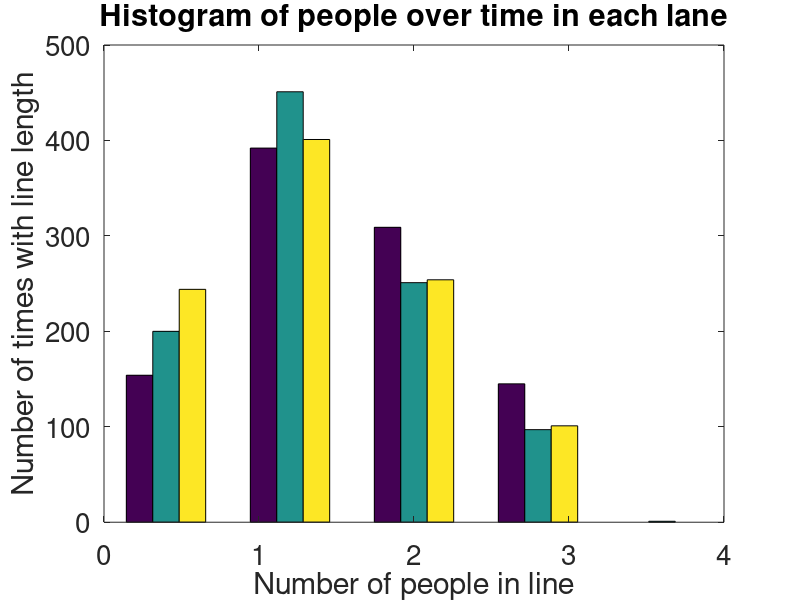

Recreate this plot in MATLAB.
% Example model of cashiers checking people out while they join lines at
% different rates.  Customers show up according to a Poisson distribution
% with lambda = 10, and have a number of items with another Poisson
% distribution, this time lambda = 20.  A cashier takes one time unit for
% each item a customer has.

maxTime = 1000;
numCashiers = 3;
lanes = zeros(maxTime,numCashiers); %This size was chosen so that no overflow is possible
lanePos = ones(1,numCashiers); % Which position in the lane is next
customerLambda = 10; %
itemLambda = 30;
rates = [10,10,10];
timeToNext = ceil(exprnd(customerLambda)); % See when the next customer arrives
peopleOverTime = zeros(maxTime,numCashiers);

% Simulate each time step

for i = 1:maxTime
    % First, each cashier processes one item
    for j = 1:numCashiers
        if lanes(1,j) > 1
            lanes(1,j) = lanes(1,j) - 1;
        else
            lanes(1:end-1,j) = lanes(2:end,j); %If the front person is done, go on to the next!
            lanes(end,j) = 0;
            if lanePos(j) > 1
                lanePos(j) = lanePos(j) - 1;
            end
        end
    end
    
    % Decrement the time to the next customer, and if they show up, figure
    % out where they go.  If any lanes are open, customers choose one of
    % those with uniform random probability.  Otherwise, they move to a
    % lane with probability inversely proportional to the number of items
    % in that lane (prefering the quickest checkout.)
    
    totalItems = sum(sum(lanes));
    itemsPerLane = sum(lanes);
    openLanes = find(itemsPerLane == 0);
    timeToNext = timeToNext - 1;
    if timeToNext <= 0
        timeToNext = ceil(exprnd(customerLambda));
        if min(size(openLanes)) > 0
            nextLane = openLanes(randi(max(size(openLanes))));
        else
            laneProbs = 1 - (sum(lanes)/totalItems);
            laneProbs = laneProbs/sum(laneProbs);
            dice = rand;
            nextLane = numCashiers - sum( cumsum(laneProbs) >= dice ) + 1;
        end
        lanes(lanePos(nextLane),nextLane) = poissrnd(itemLambda);
        lanePos(nextLane) = lanePos(nextLane) + 1;
    end
    
    % Finally, record the number of people at each time
    
    peopleOverTime(i,:) = lanePos - ones(1,numCashiers);
end

hist(peopleOverTime,max(max(peopleOverTime)) + 1);
title('Histogram of people over time in each lane','FontSize',30);
set(gca,'FontSize',20)
xlabel('Number of people in line');
ylabel('Number of times with line length');
